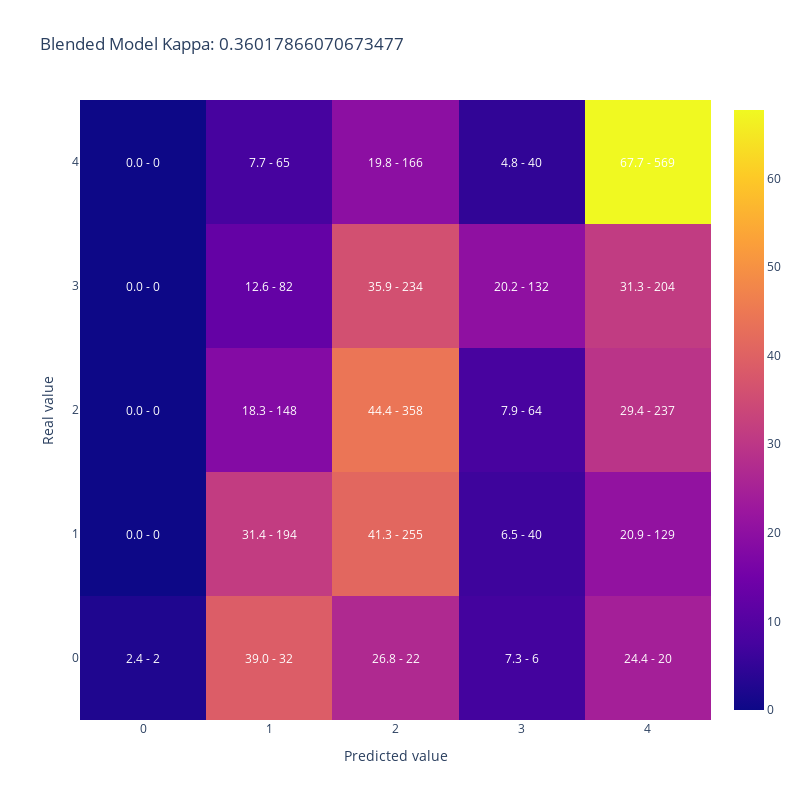

This figure's notebook cell:
### Code cell
plot_confusion_matrix(merged_datasets['AdoptionSpeed'],
                      merged_datasets['blended_pred'], 
                    title = 'Blended Model Kappa: ' + str(cohen_kappa_score(merged_datasets['AdoptionSpeed'],
                                                                    merged_datasets['blended_pred'], 
                                                                    weights='quadratic')))

### Figure 1 — Plotly figure (JSON) as saved in the notebook; plotly's stock layout.template omitted (floating-point values rounded to 4 significant figures)
{"data": [{"type": "heatmap", "x": [0, 1, 2, 3, 4], "y": [0, 1, 2, 3, 4], "z": [[2.439, 39.02, 26.83, 7.317, 24.39], [0, 31.39, 41.26, 6.472, 20.87], [0, 18.34, 44.36, 7.931, 29.37], [0, 12.58, 35.89, 20.25, 31.29], [0, 7.738, 19.76, 4.762, 67.74]]}], "layout": {"annotations": [{"font": {"color": "white"}, "showarrow": false, "text": "2.4 - 2", "x": 0, "xref": "x", "y": 0, "yref": "y"}, {"font": {"color": "white"}, "showarrow": false, "text": "39.0 - 32", "x": 1, "xref": "x", "y": 0, "yref": "y"}, {"font": {"color": "white"}, "showarrow": false, "text": "26.8 - 22", "x": 2, "xref": "x", "y": 0, "yref": "y"}, {"font": {"color": "white"}, "showarrow": false, "text": "7.3 - 6", "x": 3, "xref": "x", "y": 0, "yref": "y"}, {"font": {"color": "white"}, "showarrow": false, "text": "24.4 - 20", "x": 4, "xref": "x", "y": 0, "yref": "y"}, {"font": {"color": "white"}, "showarrow": false, "text": "0.0 - 0", "x": 0, "xref": "x", "y": 1, "yref": "y"}, {"font": {"color": "white"}, "showarrow": false, "text": "31.4 - 194", "x": 1, "xref": "x", "y": 1, "yref": "y"}, {"font": {"color": "white"}, "showarrow": false, "text": "41.3 - 255", "x": 2, "xref": "x", "y": 1, "yref": "y"}, {"font": {"color": "white"}, "showarrow": false, "text": "6.5 - 40", "x": 3, "xref": "x", "y": 1, "yref": "y"}, {"font": {"color": "white"}, "showarrow": false, "text": "20.9 - 129", "x": 4, "xref": "x", "y": 1, "yref": "y"}, {"font": {"color": "white"}, "showarrow": false, "text": "0.0 - 0", "x": 0, "xref": "x", "y": 2, "yref": "y"}, {"font": {"color": "white"}, "showarrow": false, "text": "18.3 - 148", "x": 1, "xref": "x", "y": 2, "yref": "y"}, {"font": {"color": "white"}, "showarrow": false, "text": "44.4 - 358", "x": 2, "xref": "x", "y": 2, "yref": "y"}, {"font": {"color": "white"}, "showarrow": false, "text": "7.9 - 64", "x": 3, "xref": "x", "y": 2, "yref": "y"}, {"font": {"color": "white"}, "showarrow": false, "text": "29.4 - 237", "x": 4, "xref": "x", "y": 2, "yref": "y"}, {"font": {"color": "white"}, "showarrow": false, "text": "0.0 - 0", "x": 0, "xref": "x", "y": 3, "yref": "y"}, {"font": {"color": "white"}, "showarrow": false, "text": "12.6 - 82", "x": 1, "xref": "x", "y": 3, "yref": "y"}, {"font": {"color": "white"}, "showarrow": false, "text": "35.9 - 234", "x": 2, "xref": "x", "y": 3, "yref": "y"}, {"font": {"color": "white"}, "showarrow": false, "text": "20.2 - 132", "x": 3, "xref": "x", "y": 3, "yref": "y"}, {"font": {"color": "white"}, "showarrow": false, "text": "31.3 - 204", "x": 4, "xref": "x", "y": 3, "yref": "y"}, {"font": {"color": "white"}, "showarrow": false, "text": "0.0 - 0", "x": 0, "xref": "x", "y": 4, "yref": "y"}, {"font": {"color": "white"}, "showarrow": false, "text": "7.7 - 65", "x": 1, "xref": "x", "y": 4, "yref": "y"}, {"font": {"color": "white"}, "showarrow": false, "text": "19.8 - 166", "x": 2, "xref": "x", "y": 4, "yref": "y"}, {"font": {"color": "white"}, "showarrow": false, "text": "4.8 - 40", "x": 3, "xref": "x", "y": 4, "yref": "y"}, {"font": {"color": "white"}, "showarrow": false, "text": "67.7 - 569", "x": 4, "xref": "x", "y": 4, "yref": "y"}], "height": 800, "title": {"text": "Blended Model Kappa: 0.36017866070673477"}, "width": 800, "xaxis": {"title": {"text": "Predicted value"}}, "yaxis": {"title": {"text": "Real value"}}}}
